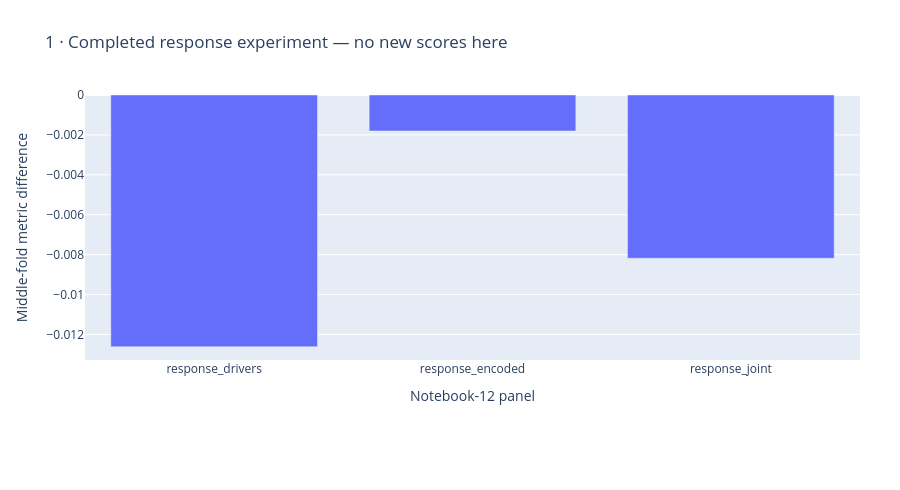

The notebook cell saved with this chart:
### Markdown cell above
## Previous result

### Code cell
figures[0].show()

### Figure 1 — Plotly figure (JSON) as saved in the notebook; plotly's stock layout.template omitted (floating-point values rounded to 4 significant figures)
{"data": [{"type": "bar", "x": ["response_drivers", "response_encoded", "response_joint"], "y": [-0.01262, -0.001804, -0.008181]}], "layout": {"height": 490, "legend": {"orientation": "h", "y": -0.35}, "margin": {"b": 130, "l": 85, "r": 40, "t": 95}, "title": {"text": "1 · Completed response experiment — no new scores here"}, "xaxis": {"title": {"text": "Notebook-12 panel"}}, "yaxis": {"title": {"text": "Middle-fold metric difference"}}}}
